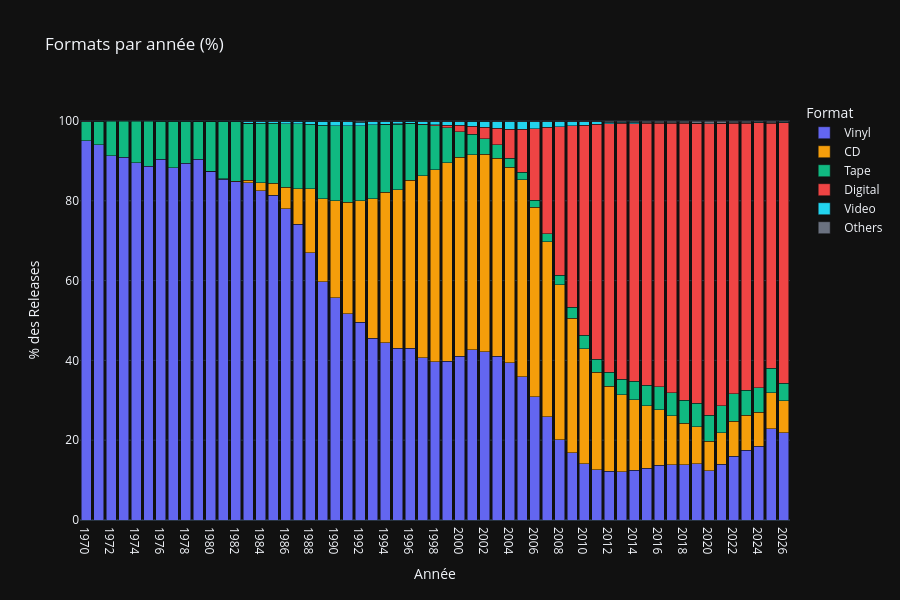

The cell this chart's notebook holds for it:
### Markdown cell above
**Ce que fait la cellule suivante** : Calculer, pour chaque période, la part relative des formats principaux (`Vinyl`, `CD`, `Digital`, `Tape`, `Video`, `Others`) et l’afficher en pourcentage.

**Ce qu’on cherche à lire / obtenir** :
- Comprendre la transformation des canaux de distribution (montée du CD, bascule vers le digital, maintien du vinyl sur certains usages).

&nbsp;

> **Notes** :
> - La lecture est en **parts (%)** et non en volumes bruts.
> - Les catégories proviennent de la variable dérivée `format_cat` (Partie 2.4).

### Code cell
#  ── Part de chaque format dans la musique électronique par unité temporelle (%) ─────────────────────────────────────────────────
work_t = work.dropna(subset=["time_agg"]).copy()
work_t["time_agg"] = work_t["time_agg"].astype(str)

fmt_time = (
    work_t.groupby(["time_agg", "format_cat"])
    .size()
    .reset_index(name="count")
)
fmt_time["pct"] = (
    fmt_time.groupby("time_agg")["count"]
    .transform(lambda x: x / x.sum() * 100)
)

FORMAT_COLORS = {
    "Vinyl":        "#6366f1",
    "CD":           "#f59e0b",
    "Tape":         "#10b981",
    "Digital":      "#ef4444",
    "Video":        "#22d3ee",
    "Others":       "#6b7280",
}

fig_fmt = px.bar(
    fmt_time,
    x="time_agg", y="pct", color="format_cat",
    title=f"Formats par {TIME_LABEL.lower()} (%)",
    labels={"time_agg": TIME_LABEL, "pct": "% des releases", "format_cat": "Format"},
    template=THEME,
    barmode="stack",
    category_orders={"format_cat": ["Vinyl", "CD", "Tape", "Digital", "Video", "Others"]},
    color_discrete_map=FORMAT_COLORS,
    height=600,
)
fig_fmt.update_layout(
    yaxis_title="% des Releases",
    xaxis={"categoryorder": "category ascending"})
fig_fmt.show()

### Figure 1 — Plotly figure (JSON) as saved in the notebook; plotly's stock layout.template omitted (floating-point values rounded to 4 significant figures)
{"data": [{"hovertemplate": "Format=Vinyl<br>Année=%{x}<br>% des releases=%{y}<extra></extra>", "legendgroup": "Vinyl", "marker": {"color": "#6366f1", "pattern": {"shape": ""}}, "name": "Vinyl", "orientation": "v", "showlegend": true, "textposition": "auto", "type": "bar", "x": ["1970", "1971", "1972", "1973", "1974", "1975", "1976", "1977", "1978", "1979", "1980", "1981", "1982", "1983", "1984", "1985", "1986", "1987", "1988", "1989", "1990", "1991", "1992", "1993", "1994", "1995", "1996", "1997", "1998", "1999", "2000", "2001", "2002", "2003", "2004", "2005", "2006", "2007", "2008", "2009", "2010", "2011", "2012", "2013", "2014", "2015", "2016", "2017", "2018", "2019", "2020", "2021", "2022", "2023", "2024", "2025", "2026"], "xaxis": "x", "y": [95.03, 94.02, 91.34, 90.95, 89.56, 88.63, 90.38, 88.23, 89.43, 90.47, 87.36, 85.46, 84.81, 84.47, 82.49, 81.4, 78.03, 74.11, 67.04, 59.77, 55.67, 51.67, 49.59, 45.52, 44.47, 42.99, 43.07, 40.69, 39.72, 39.76, 41.08, 42.7, 42.17, 41.1, 39.43, 35.93, 30.92, 25.87, 20.12, 16.9, 14.14, 12.62, 12.2, 12.12, 12.43, 12.95, 13.69, 13.87, 13.88, 14.06, 12.39, 14.0, 15.98, 17.49, 18.52, 22.83, 21.88], "yaxis": "y"}, {"hovertemplate": "Format=CD<br>Année=%{x}<br>% des releases=%{y}<extra></extra>", "legendgroup": "CD", "marker": {"color": "#f59e0b", "pattern": {"shape": ""}}, "name": "CD", "orientation": "v", "showlegend": true, "textposition": "auto", "type": "bar", "x": ["1980", "1981", "1982", "1983", "1984", "1985", "1986", "1987", "1988", "1989", "1990", "1991", "1992", "1993", "1994", "1995", "1996", "1997", "1998", "1999", "2000", "2001", "2002", "2003", "2004", "2005", "2006", "2007", "2008", "2009", "2010", "2011", "2012", "2013", "2014", "2015", "2016", "2017", "2018", "2019", "2020", "2021", "2022", "2023", "2024", "2025", "2026"], "xaxis": "x", "y": [0.0118, 0.01876, 0.06868, 0.728, 2.047, 2.965, 5.318, 8.915, 16.01, 20.79, 24.31, 28.01, 30.36, 34.97, 37.64, 39.8, 42.08, 45.6, 48.01, 49.72, 49.79, 48.83, 49.48, 49.54, 48.93, 49.3, 47.41, 43.81, 38.81, 33.64, 28.73, 24.37, 21.3, 19.33, 17.67, 15.66, 13.97, 12.31, 10.32, 9.261, 7.376, 7.828, 8.787, 8.801, 8.467, 9.021, 8.028], "yaxis": "y"}, {"hovertemplate": "Format=Tape<br>Année=%{x}<br>% des releases=%{y}<extra></extra>", "legendgroup": "Tape", "marker": {"color": "#10b981", "pattern": {"shape": ""}}, "name": "Tape", "orientation": "v", "showlegend": true, "textposition": "auto", "type": "bar", "x": ["1970", "1971", "1972", "1973", "1974", "1975", "1976", "1977", "1978", "1979", "1980", "1981", "1982", "1983", "1984", "1985", "1986", "1987", "1988", "1989", "1990", "1991", "1992", "1993", "1994", "1995", "1996", "1997", "1998", "1999", "2000", "2001", "2002", "2003", "2004", "2005", "2006", "2007", "2008", "2009", "2010", "2011", "2012", "2013", "2014", "2015", "2016", "2017", "2018", "2019", "2020", "2021", "2022", "2023", "2024", "2025", "2026"], "xaxis": "x", "y": [4.847, 5.861, 8.664, 9.047, 10.44, 11.37, 9.599, 11.76, 10.54, 9.507, 12.58, 14.4, 14.89, 14.28, 14.89, 15.04, 16.03, 16.31, 16.19, 18.4, 18.86, 19.1, 18.88, 18.52, 17.02, 16.45, 14.27, 12.81, 11.09, 8.789, 6.458, 5.173, 3.92, 3.345, 2.312, 1.904, 1.853, 2.101, 2.411, 2.849, 3.389, 3.287, 3.578, 3.84, 4.618, 5.131, 5.716, 5.767, 5.864, 5.963, 6.431, 6.835, 6.831, 6.24, 6.21, 6.213, 4.346], "yaxis": "y"}, {"hovertemplate": "Format=Digital<br>Année=%{x}<br>% des releases=%{y}<extra></extra>", "legendgroup": "Digital", "marker": {"color": "#ef4444", "pattern": {"shape": ""}}, "name": "Digital", "orientation": "v", "showlegend": true, "textposition": "auto", "type": "bar", "x": ["1983", "1987", "1990", "1991", "1992", "1993", "1994", "1995", "1996", "1997", "1998", "1999", "2000", "2001", "2002", "2003", "2004", "2005", "2006", "2007", "2008", "2009", "2010", "2011", "2012", "2013", "2014", "2015", "2016", "2017", "2018", "2019", "2020", "2021", "2022", "2023", "2024", "2025", "2026"], "xaxis": "x", "y": [0.002582, 0.00213, 0.001953, 0.001917, 0.001803, 0.02981, 0.06092, 0.05785, 0.05504, 0.133, 0.2478, 0.6008, 1.642, 2.043, 2.884, 4.147, 7.248, 10.77, 17.92, 26.62, 37.24, 45.4, 52.73, 58.91, 62.23, 64.12, 64.65, 65.65, 66.01, 67.51, 69.37, 70.1, 73.1, 70.72, 67.83, 66.96, 66.36, 61.43, 65.26], "yaxis": "y"}, {"hovertemplate": "Format=Video<br>Année=%{x}<br>% des releases=%{y}<extra></extra>", "legendgroup": "Video", "marker": {"color": "#22d3ee", "pattern": {"shape": ""}}, "name": "Video", "orientation": "v", "showlegend": true, "textposition": "auto", "type": "bar", "x": ["1979", "1980", "1981", "1982", "1983", "1984", "1985", "1986", "1987", "1988", "1989", "1990", "1991", "1992", "1993", "1994", "1995", "1996", "1997", "1998", "1999", "2000", "2001", "2002", "2003", "2004", "2005", "2006", "2007", "2008", "2009", "2010", "2011", "2012", "2013", "2014", "2015", "2016", "2017", "2018", "2019", "2020", "2021", "2022", "2023", "2024", "2025", "2026"], "xaxis": "x", "y": [0.0162, 0.0354, 0.05629, 0.1717, 0.3072, 0.3819, 0.4684, 0.5362, 0.5922, 0.6648, 0.9585, 1.061, 1.018, 0.9105, 0.7751, 0.6276, 0.5858, 0.4242, 0.6113, 0.7811, 0.9319, 0.9016, 1.161, 1.44, 1.74, 1.908, 1.888, 1.7, 1.44, 1.229, 0.9849, 0.7716, 0.5699, 0.3842, 0.3121, 0.2725, 0.2208, 0.172, 0.1296, 0.12, 0.1007, 0.07667, 0.09488, 0.0836, 0.08994, 0.1066, 0.1252, 0.1473], "yaxis": "y"}, {"hovertemplate": "Format=Others<br>Année=%{x}<br>% des releases=%{y}<extra></extra>", "legendgroup": "Others", "marker": {"color": "#6b7280", "pattern": {"shape": ""}}, "name": "Others", "orientation": "v", "showlegend": true, "textposition": "auto", "type": "bar", "x": ["1970", "1971", "1976", "1977", "1978", "1979", "1980", "1981", "1982", "1983", "1984", "1985", "1986", "1987", "1988", "1989", "1990", "1991", "1992", "1993", "1994", "1995", "1996", "1997", "1998", "1999", "2000", "2001", "2002", "2003", "2004", "2005", "2006", "2007", "2008", "2009", "2010", "2011", "2012", "2013", "2014", "2015", "2016", "2017", "2018", "2019", "2020", "2021", "2022", "2023", "2024", "2025", "2026"], "xaxis": "x", "y": [0.1276, 0.1221, 0.02167, 0.01131, 0.02912, 0.005402, 0.0118, 0.07036, 0.06525, 0.2039, 0.1829, 0.1264, 0.08974, 0.06817, 0.1029, 0.07749, 0.09963, 0.1936, 0.2524, 0.1838, 0.1814, 0.1253, 0.09287, 0.1625, 0.1546, 0.1934, 0.1273, 0.09141, 0.1117, 0.1242, 0.17, 0.2073, 0.197, 0.1616, 0.1889, 0.2307, 0.2475, 0.2413, 0.3001, 0.2737, 0.3534, 0.3911, 0.4492, 0.4165, 0.4406, 0.5177, 0.6287, 0.5278, 0.4851, 0.4225, 0.3358, 0.3777, 0.3437], "yaxis": "y"}], "layout": {"barmode": "stack", "height": 600, "legend": {"title": {"text": "Format"}, "tracegroupgap": 0}, "title": {"text": "Formats par année (%)"}, "xaxis": {"anchor": "y", "categoryorder": "category ascending", "domain": [0, 1], "title": {"text": "Année"}}, "yaxis": {"anchor": "x", "domain": [0, 1], "title": {"text": "% des Releases"}}}}
